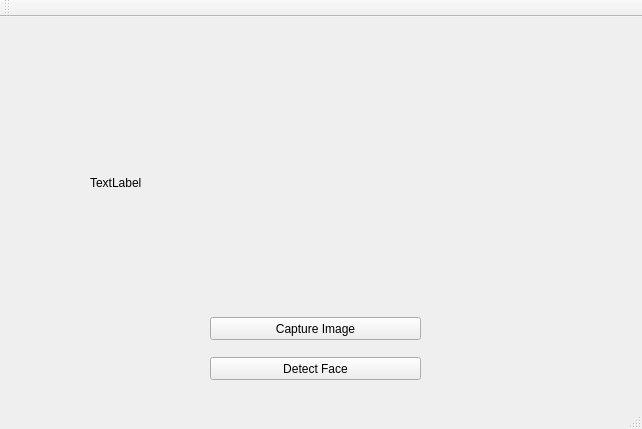
<?xml version="1.0" encoding="UTF-8"?>
<ui version="4.0">
 <class>MainWindow</class>
 <widget class="QMainWindow" name="MainWindow">
  <property name="geometry">
   <rect>
    <x>0</x>
    <y>0</y>
    <width>642</width>
    <height>429</height>
   </rect>
  </property>
  <property name="windowTitle">
   <string>MainWindow</string>
  </property>
  <widget class="QWidget" name="centralWidget">
   <widget class="QLabel" name="label">
    <property name="geometry">
     <rect>
      <x>90</x>
      <y>40</y>
      <width>451</width>
      <height>251</height>
     </rect>
    </property>
    <property name="text">
     <string>TextLabel</string>
    </property>
   </widget>
   <widget class="QPushButton" name="btnCaptureImage">
    <property name="geometry">
     <rect>
      <x>210</x>
      <y>300</y>
      <width>211</width>
      <height>23</height>
     </rect>
    </property>
    <property name="text">
     <string>Capture Image</string>
    </property>
   </widget>
   <widget class="QPushButton" name="btnDetectFace">
    <property name="geometry">
     <rect>
      <x>210</x>
      <y>340</y>
      <width>211</width>
      <height>23</height>
     </rect>
    </property>
    <property name="text">
     <string>Detect Face</string>
    </property>
   </widget>
  </widget>
  <widget class="QMenuBar" name="menuBar">
   <property name="geometry">
    <rect>
     <x>0</x>
     <y>0</y>
     <width>642</width>
     <height>20</height>
    </rect>
   </property>
  </widget>
  <widget class="QToolBar" name="mainToolBar">
   <attribute name="toolBarArea">
    <enum>TopToolBarArea</enum>
   </attribute>
   <attribute name="toolBarBreak">
    <bool>false</bool>
   </attribute>
  </widget>
  <widget class="QStatusBar" name="statusBar"/>
 </widget>
 <layoutdefault spacing="6" margin="11"/>
 <resources/>
 <connections/>
</ui>
